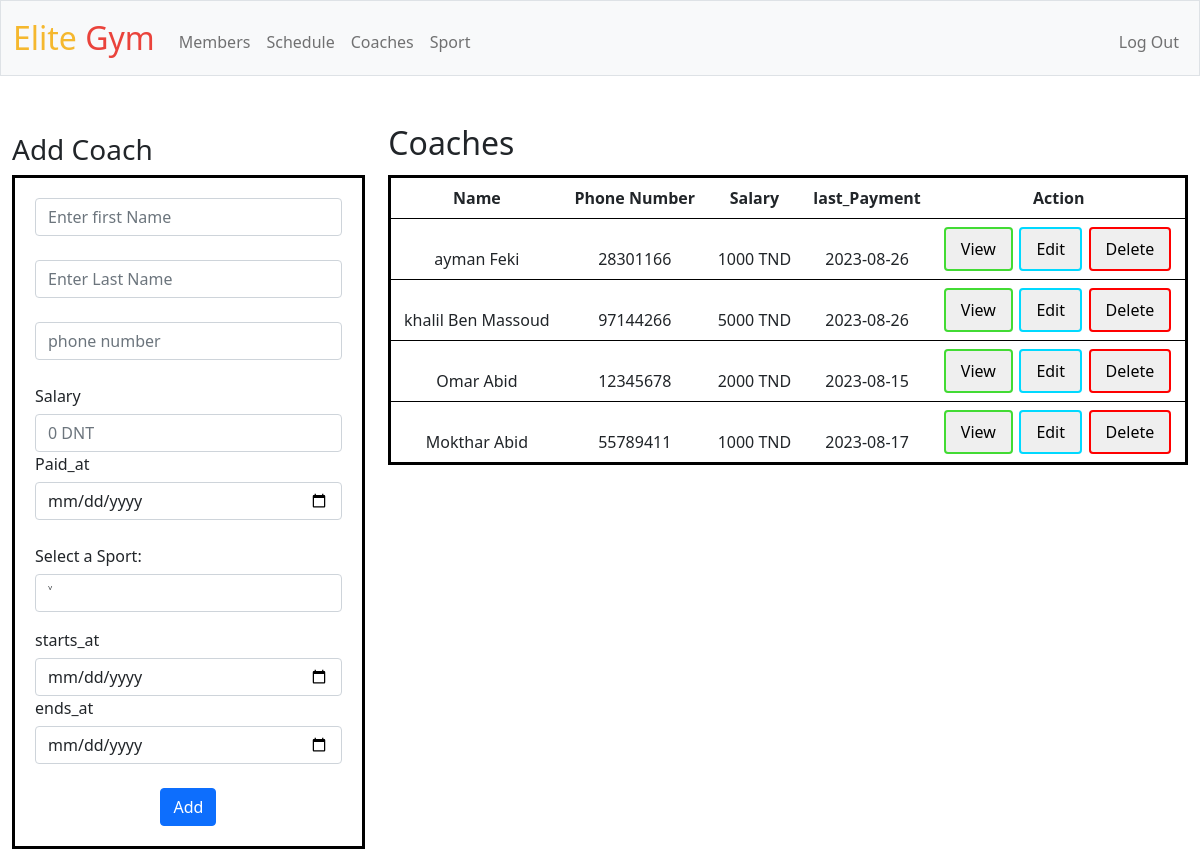
Page /coach (signed in) on the committed database.
### tables this page shows
CREATE TABLE 'coaches' (
co_id INTEGER references coach(co_id) ON DELETE CASCADE,
sp_id integer references sport(sp_id) ON DELETE CASCADE ,
starts_at DATE,
ends_at DATE,
PRIMARY KEY ("co_id", "sp_id"));

CREATE TABLE coach(
    co_id INTEGER PRIMARY KEY AUTOINCREMENT,
    co_Fname varchar(20) , 
    co_Lname varchar(20) ,
    co_num integer UNIQUE NOT NULL,salary integer,
    paid_at DATE      
);

### app.py (the view, shortened to what this page needs)
@app.route('/coach', methods=["GET", "POST"])
@login_required
def coach():
    coaching_view=db.execute("select * from coaching_view;")
    sport=db.execute("select sp_id,sp_name from sport;")
    def add():
        if (not request.form.get("co_num").isnumeric()) or len(request.form.get("co_num"))<8:
                return "phone number invalid"
        number=db.execute("select co_Fname from coach where co_num=?;",request.form.get("co_num"))
        if len(number)>0:
            return "phone number already exist"
        if request.form.get("salary"):
            if (not request.form.get("salary").isnumeric()):
                return "salary invalid"
        db.execute("insert into coach (co_Fname,co_Lname,co_num,salary,paid_at) values (?,?,?,?,?)",
                   request.form.get("co_Fname"),
                   request.form.get("co_Lname"),
                   request.form.get("co_num"),
                   request.form.get("salary"),
                   request.form.get("paid_at")
                    )
        co_id=db.execute("select co_id from coach where co_num=?",request.form.get("co_num"))
        db.execute("insert into coaches (co_id,sp_id,starts_at,ends_at) values(?,?,?,?)",
                   co_id[0]["co_id"],
                   request.form.get("sp_id"),
                   request.form.get("starts_at"),
                   request.form.get("ends_at"))
    def edit():
        if request.form.get("co_num"):
            if (not request.form.get("co_num").isnumeric()) or len(request.form.get("co_num"))<8:
                    return "phone number invalid"
            number=db.execute("select co_Fname from coach where co_num=?;",request.form.get("co_num"))
            if len(number)>0:
                return "phone number already exist"
        if request.form.get("salary"):
            if (not request.form.get("salary").isnumeric()):
                return "salary invalid"
        dict_coach={"co_Fname":request.form.get("co_Fname"),"co_Lname":request.form.get("co_Lname"),"co_num":request.form.get("co_num"),
                    "salary":request.form.get("salary"),"paid_at":request.form.get("paid_at")}
        dict_coaches={"sp_id":request.form.get("sp_id"),"starts_at":request.form.get("starts_at"),"ends_at":request.form.get("ends_at")}
        for key,value in dict_coach.items():
            if value:
                db.execute("update coach set ?=? where co_id=?;",key,value,request.form.get("co_id"))
        for key,value in dict_coaches.items():
            if value:
                db.execute("update coaches set ?=? where co_id=?;",key,value,request.form.get("co_id"))
    def delete():
        db.execute("delete from coach where co_id=?",request.form.get("co_id"))
    if request.method=="GET":
        return render_template("coaches.html",sport=sport,coaching_view=coaching_view)

### app.py (called while the page is built)
def login_required(f):
    @wraps(f)
    def decorated_function(*args, **kwargs):
        if session.get("user_id") is None:
            return redirect("/login")
        return f(*args, **kwargs)
    return decorated_function

### templates/coaches.html (shortened to what this page needs)
{% extends "layout.html" %}
{% block main %}
<h2 id="coaches">Coaches</h2>
<h3 id="add_coach">Add Coach</h3>
<table class="table table-striped" id="coaches_table">
    <thead>
      <tr>
        <th scope="col">Name</th>
        <th scope="col">Phone Number</th>
        <th scope="col">Salary</th>
        <th scope="col">last_Payment</th>
        <th scope="col">Action</th>
      </tr>
      {% for c in coaching_view %}
      <tr>
        <td>{{c.co_Fname}} {{c.co_Lname}}</td>
        <td>{{c.co_num}}</td>
        <td>{{c.salary}} TND</td>
        <td>{{c.paid_at}}</td>
        <td id="buttons">
          <button type="button" class="custom-button"  data-bs-toggle="modal" data-bs-target="#viewModal{{loop.index}}" id="view" >View</button>
          <button type="button" class="custom-button"  data-bs-toggle="modal" data-bs-target="#edit{{loop.index}}" id="edit" >Edit</button>
           <button type="button" class="custom-button"  data-bs-toggle="modal" data-bs-target="#delete{{loop.index}}" id="delete" >Delete</button>
                  </td></tr>
              </table>
      {% endfor %}
    <tbody>
<table id="coaches_form">
<tr><td>
    <form action="/coach" method=post>
        <div class="form-group">
          <input type="text" class="form-control" name="co_Fname" id="exampleInputEmail1" aria-describedby="emailHelp" placeholder="Enter first Name" required>
        </div>
        <br>
        <div class="form-group">
          <input type="text" class="form-control" name="co_Lname" id="exampleInputPassword1" placeholder="Enter Last Name" required>
        </div>
        <br>
        <div class="form-group">
          <input type="tel" name="co_num" class="form-control" id="exampleInputPassword1" placeholder="phone number" required>
        </div>
        <br>
        <div class="form-group">
          <label for="exampleInputPassword1">Salary</label>
          <input type="number" class="form-control" name="salary" id="exampleInputPassword1" placeholder="0 DNT" >
        </div>
        <div class="form-group">
          <label for="exampleInputPassword1">Paid_at</label>
          <input type="date" class="form-control" name="paid_at" id="exampleInputPassword1" >
        </div>
        <br>
        <div class="mb-3">
          <label for="selectOption" id="label">Select a Sport:</label>
          <select class="form-control" id="sp_name" name="sp_id">
            <option value="">˅</option>
          </select>
        </div>
        <div class="form-group">
          <label for="exampleInputPassword1">starts_at</label>
          <input type="date" class="form-control" name="starts_at" id="exampleInputPassword1" required>
        </div>
        <div class="form-group">
          <label for="exampleInputPassword1">ends_at</label>
          <input type="date" class="form-control" name="ends_at" id="exampleInputPassword1" >
        </div>
        <br>
        <button type="submit" class="btn btn-primary">Add</button>
    </form>
</td></tr>
</table>
{% endblock %}

### static/styles.css (style rules this page uses)
h2 { margin-bottom: -5%; margin-right: 80%; }
.custom-button { color: rgb(0, 0, 0); border: none; padding: 8px 15px; text-align: center; text-decoration: none; display: inline-block; font-size: 16px; border-radius: 4px; margin-right:1%; }
#view { border: 2px solid #42db34; }
#edit { border: 2px solid #00d9ff; }
#delete { border: 2px solid #ff0000; }
td { padding:20px; }
#buttons { margin-left:0%; text-align:middle; }
#coaches_table { width:68%; float:right; margin-top:0%; border:solid black; flex:1; }
#coaches_form { width:30%; float:left; border: solid black; flex:1; }
#add_coach { text-align:left; margin-top:2.5%; }
#coaches { margin-left:32%; }
label { float:left; margin-bottom: 2%; }

### rows in the picture
coaches: co_Fname "ayman", co_Lname "Feki", co_num "28301166", salary "1000", paid_at "2023-08-26"
coaches: co_Fname "khalil", co_Lname "Ben Massoud", co_num "97144266", salary "5000", paid_at "2023-08-26"
coaches: co_Fname "Omar", co_Lname "Abid", co_num "12345678", salary "2000", paid_at "2023-08-15"
coaches: co_Fname "Mokthar", co_Lname "Abid", co_num "55789411", salary "1000", paid_at "2023-08-17"
